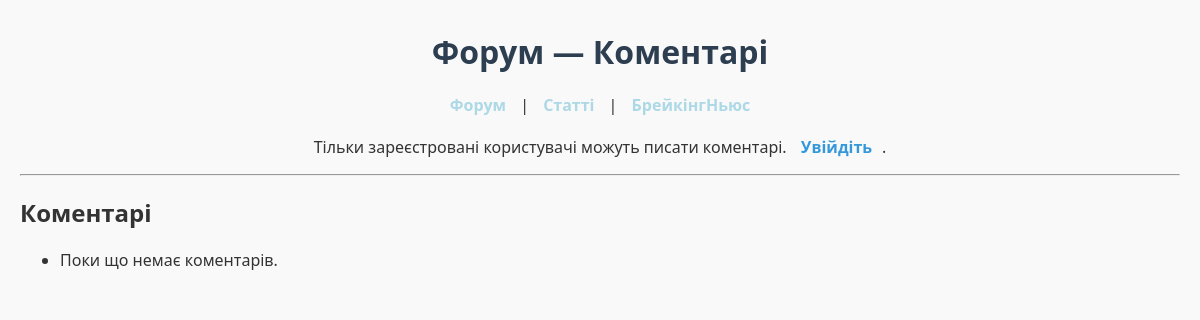
The page /explore/forum/ on the database as committed earlier.
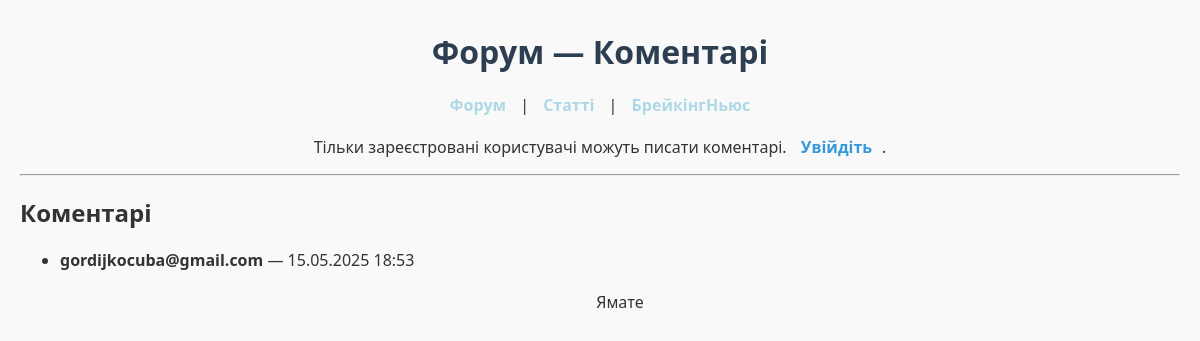
The same page on the database as committed later.
### explore/models.py (models this page shows, shortened)
class ForumComment(models.Model):
    user = models.ForeignKey(settings.AUTH_USER_MODEL, on_delete=models.CASCADE)
    text = models.TextField()
    created_at = models.DateTimeField(auto_now_add=True)
    parent = models.ForeignKey(
        'self', null=True, blank=True, related_name='replies', on_delete=models.CASCADE
    )
    upvotes = models.ManyToManyField(settings.AUTH_USER_MODEL, related_name='upvoted_comments', blank=True)
    downvotes = models.ManyToManyField(settings.AUTH_USER_MODEL, related_name='downvoted_comments', blank=True)

### account/models.py (models this page shows, shortened)
class CustomUser(AbstractUser):
    phone_validator = RegexValidator(
        regex=r'^\+?1?\d{10,15}$',
        message="Phone number must be entered in the format: '+380123456789'. Up to 15 digits allowed."
    )
    username = None
    phone = models.CharField(
        _("phone number"),
        max_length=20,
        unique=True,
        validators=[phone_validator],
        error_messages={
            "unique": _("A user with that phone number already exists."),
        },
    )
    email = models.EmailField(
        _("email address"),
        unique=True,
        error_messages={
            "unique": _("A user with that email address already exists."),
        },
    )
    USERNAME_FIELD = "email"
    REQUIRED_FIELDS = ["phone"]
    objects = CustomUserManager()
    class Meta:
        db_table = 'user'

### explore/views.py (the view)
# urls.py: path('forum/', views.forum, name='forum'),
def forum(request):
    comments = ForumComment.objects.order_by('-created_at')
    if request.method == 'POST':
        if request.user.is_authenticated:
            form = ForumCommentForm(request.POST)
            if form.is_valid():
                comment = form.save(commit=False)
                comment.user = request.user
                comment.save()
                form = ForumCommentForm()  # очистити форму після відправки
        else:
            form = None  # неавторизований користувач
    else:
        form = ForumCommentForm() if request.user.is_authenticated else None
    context = {
        'title': 'Форум',
        'menu': explore_menu,
        'form': form,
        'comments': comments,
    }
    return render(request, 'forum.html', context)

### explore/templates/forum.html
{% extends 'base.html' %}
{% load static %}
{% block content %}
<h1>Форум — Коментарі</h1>
<p>
    {% for item in menu %}
        <a href="{% url item.url_name %}" style="color: lightblue;">{{ item.name }}</a>
        {% if not forloop.last %} | {% endif %}
    {% endfor %}
</p>
{% if user.is_authenticated %}
    <form method="post">
        {% csrf_token %}
        {{ form.as_p }}
        <button type="submit">Опублікувати</button>
    </form>
{% else %}
    <p>Тільки зареєстровані користувачі можуть писати коментарі. <a href="{% url 'account:login' %}">Увійдіть</a>.</p>
{% endif %}
<hr>
<h2>Коментарі</h2>
<ul>
    {% for comment in comments %}
        <li>
            <strong>{{ comment.user.email }}</strong> — {{ comment.created_at|date:"d.m.Y H:i" }}<br>
            {{ comment.text|linebreaks }}
        </li>
    {% empty %}
        <li>Поки що немає коментарів.</li>
    {% endfor %}
</ul>
{% endblock %}

### HRTR/templates/base.html (shortened to what this page needs)
{% load static %}
<!DOCTYPE html>
<html lang="en">
<head>
    <link rel="stylesheet" href="{% static 'HRTR/css/base.css' %}">
</head>
<body>
{% block   content %}
 {% endblock  %}
</body>
</html>

### HRTR/static/HRTR/css/base.css (style rules this page uses)
body { font-family: 'Segoe UI', Tahoma, Geneva, Verdana, sans-serif; background-color: #f9f9f9; margin: 0; padding: 0 20px; color: #333; }
h1 { color: #2c3e50; margin-top: 30px; text-align: center; }
p { text-align: center; margin-top: 20px; }
a { color: #3498db; text-decoration: none; font-weight: bold; padding: 5px 10px; transition: background-color 0.2s ease, color 0.2s ease; }

Rows that differ between the two databases and show on the page:
added ForumComment: user.email "gordijkocuba@gmail.com", created_at "15.05.2025 18:53", text "Ямате"
Other text that changed with them:
text no longer shown: "Поки що немає коментарів."
